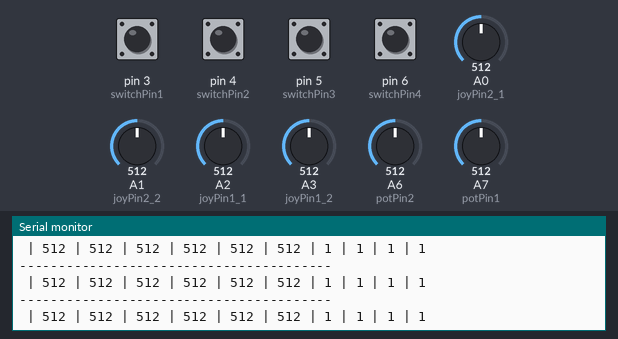
This sketch was run on a simulated Arduino Nano, built with avr-gcc and run on an emulated ATmega328P. Shown: the last lines printed to the serial monitor. Inputs (shaded band) come from the test bench; at power-on: pin 3 (switchPin1), pin 4 (switchPin2), pin 5 (switchPin3), pin 6 (switchPin4) HIGH, A1 (joyPin2_2) = 512, A2 (joyPin1_1) = 512, A0 (joyPin2_1) = 512, A3 (joyPin1_2) = 512, A6 (potPin2) = 512, A7 (potPin1) = 512.

Above: at 2.7 s.
2.8 s: A1 (joyPin2_2) set to 106
At 3.09 s:
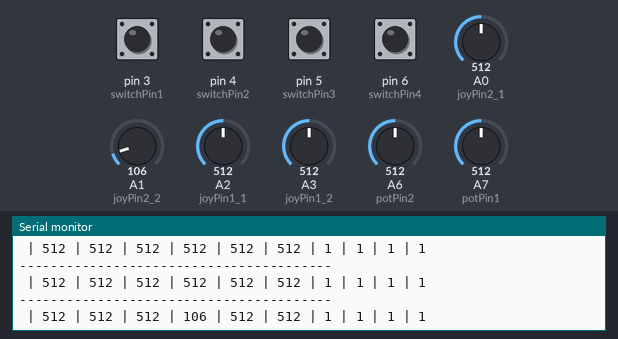
5.8 s: A1 (joyPin2_2) set to 90
At 5.84 s:
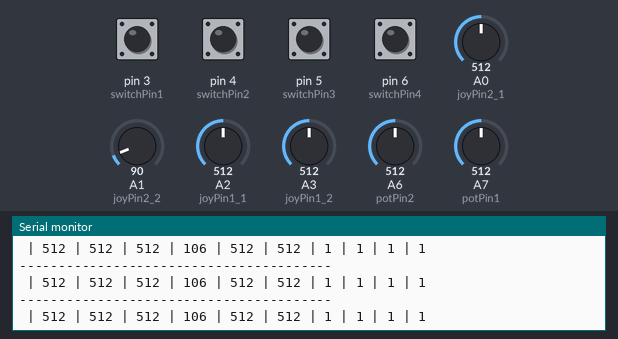
13.3 s: A2 (joyPin1_1) set to 89
At 13.37 s:
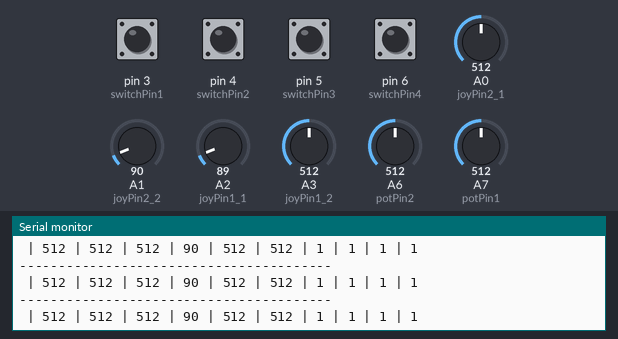
14.8 s: A2 (joyPin1_1) set to 111
At 14.91 s:
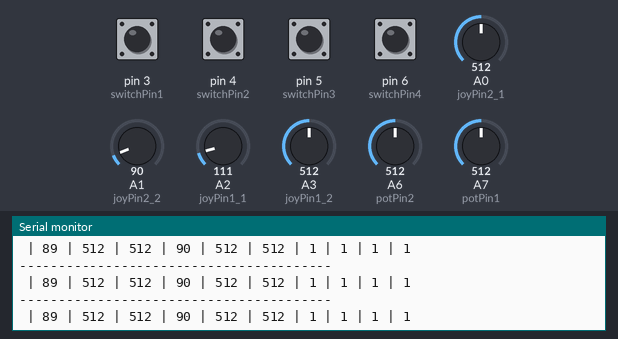
Timing chart, 0 to 17.8 s (numbered marks = the images above; inputs shaded):
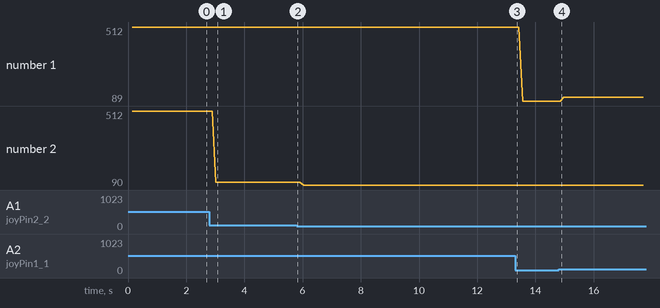

The sketch:

Remote_debug.ino
```cpp
#define switchPin1 3
#define switchPin2 4
#define switchPin3 5
#define switchPin4 6
#define potPin1 A7
#define potPin2 A6
#define joyPin1_1 A2
#define joyPin1_2 A3
#define joyPin2_1 A0
#define joyPin2_2 A1
struct nrfdata{
  int S1,S2,S3,S4;
  int Pot1,Pot2;
  int J1X,J1Y,J2X,J2Y;
}data;


void setup() {
  // put your setup code here, to run once:
  pinMode(switchPin1,INPUT);
  pinMode(switchPin2,INPUT);
  pinMode(switchPin3,INPUT);
  pinMode(switchPin4,INPUT);
  Serial.begin(9600);
}

void loop() {
  // put your main code here, to run repeatedly:
  data.S1 = digitalRead(switchPin1);
  data.S2 = digitalRead(switchPin2);
  data.S3 = digitalRead(switchPin3);
  data.S4 = digitalRead(switchPin4);
  data.Pot1 = analogRead(potPin1);
  data.Pot2 = analogRead(potPin2);
  data.J1X = analogRead(joyPin1_1);
  data.J1Y = analogRead(joyPin1_2);
  data.J2X = analogRead(joyPin2_1);
  data.J2Y = analogRead(joyPin2_2);
  delay(100);
  Serial.print("----------------------------------------\n");
  Serial.print(" | ");
  Serial.print(data.J1X);
  Serial.print(" | ");
  Serial.print(data.J1Y);
  Serial.print(" | ");
  Serial.print(data.J2X);
  Serial.print(" | ");
  Serial.print(data.J2Y);
  Serial.print(" | ");
  Serial.print(data.Pot1);
  Serial.print(" | ");
  Serial.print(data.Pot2);
  Serial.print(" | ");
  Serial.print(data.S1);
  Serial.print(" | ");
  Serial.print(data.S2);
  Serial.print(" | ");
  Serial.print(data.S3);
  Serial.print(" | ");
  Serial.print(data.S4);
  Serial.print("\n");
}
```

Measured:
- after the input at 2.8 s, the serial monitor: prints a new line after 0.22 s (image 1)
- plotted number 1: 512 → 89 after the input at 13.3 s, 89 → 111 after the input at 14.8 s
- plotted number 2: 512 → 106 after the input at 2.8 s, 106 → 90 after the input at 5.8 s
